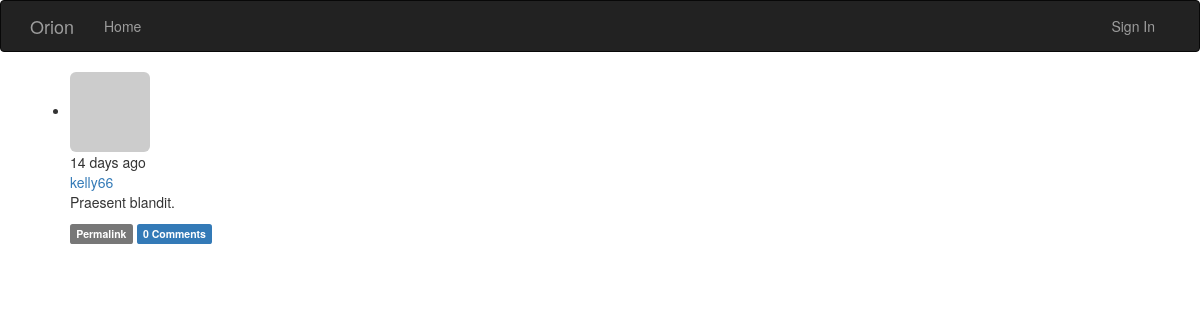
/main/post/1, run on the app's committed database.
### app/models.py (models this page shows, shortened)
class Post(db.Model):
    __tablename__ = 'posts'
    id = db.Column(db.Integer, primary_key=True)
    body = db.Column(db.Text)
    timestamp = db.Column(db.DateTime, index=True, default=datetime.utcnow)
    author_id = db.Column(db.Integer, db.ForeignKey('users.id'))
    body_html = db.Column(db.Text)
    comments = db.relationship('Comment',backref='post', lazy='dynamic')

class User(UserMixin, db.Model):
    __tablename__ = 'users'
    id = db.Column(db.Integer, primary_key=True)
    email = db.Column(db.String(64), unique=True, index=True)
    username = db.Column(db.String(64), unique=True, index=True)
    role_id = db.Column(db.Integer, db.ForeignKey('roles.id'))
    password_hash = db.Column(db.String(128))
    confirmed = db.Column(db.Boolean, default=False)
    name = db.Column(db.String(64))
    location = db.Column(db.String(64))
    about_me = db.Column(db.Text())
    member_since = db.Column(db.DateTime(), default=datetime.utcnow)
    last_seen = db.Column(db.DateTime(), default=datetime.utcnow)
    avatar_hash = db.Column(db.String(32))
    posts = db.relationship('Post', backref='author', lazy='dynamic')
    followed = db.relationship('Follow',
                               foreign_keys=[Follow.follower_id],
                               backref=db.backref('follower', lazy='joined'),
                               lazy='dynamic',
                               cascade='all, delete-orphan')
    followers = db.relationship('Follow',
                                foreign_keys=[Follow.followed_id],
                                backref=db.backref('followed', lazy='joined'),
                                lazy='dynamic',
                                cascade='all, delete-orphan')
    comments = db.relationship('Comment',
                               backref='author', lazy='dynamic')
    @property
    def password(self):
        raise AttributeError('password is not a readable attribute')
    def gravatar(self, size=100, default='identicon', rating='g'):
        if request.is_secure:
            url = 'https://secure.gravatar.com/avatar'
        else:
            url = 'http://www.gravatar.com/avatar'
        hash = self.avatar_hash or hashlib.md5(
            self.email.encode('utf-8')).hexdigest()
        return '{url}/{hash}?s={size}&d={default}&r={rating}'.format(url=url, hash=hash, size=size, default=default, rating=rating)

### app/main/views.py (the view, shortened to what this page needs)
@main.route('/post/<int:id>', methods=['GET', 'POST'])
def post(id):
    post = Post.query.get_or_404(id)
    form = CommentForm()
    page = request.args.get('page', 1, type=int)
    if page == -1:
        page = (post.comments.count() - 1) // \
               current_app.config['FLASKY_COMMENTS_PER_PAGE'] + 1
    pagination = post.comments.order_by(Comment.timestamp.asc()).paginate(
        page, per_page=current_app.config['FLASKY_COMMENTS_PER_PAGE'],
        error_out=False)
    comments = pagination.items
    return render_template('post.html', posts=[post], form=form,
                           comments=comments,pagination=pagination)

### app/auth/views.py (called while the page is built)
@auth.before_app_request
def before_request():
    if current_user.is_authenticated:
        current_user.ping()
        if not current_user.confirmed \
                and request.endpoint \
                and request.blueprint != 'auth' \
                and request.endpoint != 'static':
            return redirect(url_for('auth.unconfirmed'))

### app/main/__init__.py (called while the page is built)
@main.app_context_processor
def inject_permissions():
    return dict(Permission=Permission)

### app/main/views.py (called while the page is built)
@main.after_app_request
def after_request(response):
    for query in get_debug_queries():
        if query.duration >= current_app.config['FLASKY_SLOW_DB_QUERY_TIME']:
            current_app.logger.warning(
                'Slow query: %s\nParameters: %s\nDuration: %fs\nContext: %s\n'
                % (query.statement, query.parameters, query.duration,
                   query.context))
    return response

### app/models.py (called while the page is built)
    def can(self, permissions):
        return False

    def is_administrator(self):
        return False

### app/templates/post.html (shortened to what this page needs)
{% extends "base.html" %}
{% block page_content %}
{% include '_posts.html' %}
{% endblock %}

### app/templates/_posts.html (shortened to what this page needs)
<ul class="posts">
    {% for post in posts %}
    <li class="post">
        <div class="post-thumbnail">
            <a href="{{ url_for('.user', username=post.author.username) }}">
                <img class="img-rounded profile-thumbnail" src="{{ post.author.gravatar(size=40) }}">
            </a>
        </div>
        <div class="post-content">
            <div class="post-date">{{ moment(post.timestamp).fromNow() }}</div>
            <div class="post-author"><a href="{{ url_for('.user', username=post.author.username) }}">{{ post.author.username }}</a>
            <div class="post-body">
                {% if post.body_html %}
                    {{ post.body_html | safe }}
                {% else %}
                    {{ post.body }}
                {% endif %}
            </div>
            <div class="post-footer">
                <a href="{{ url_for('.post', id=post.id) }}">
                    <span class="label label-default">Permalink</span>
                </a>
                <a href="{{ url_for('.post', id=post.id) }}#comments">
                    <span class="label label-primary">{{ post.comments.count() }} Comments</span>
                </a>
            </div>
        </div>
    </li>
    {% endfor %}
</ul>

### data on the page
Post: timestamp "14 days ago", author.username "kelly66", body_html "Praesent blandit.", comments.count "0"
